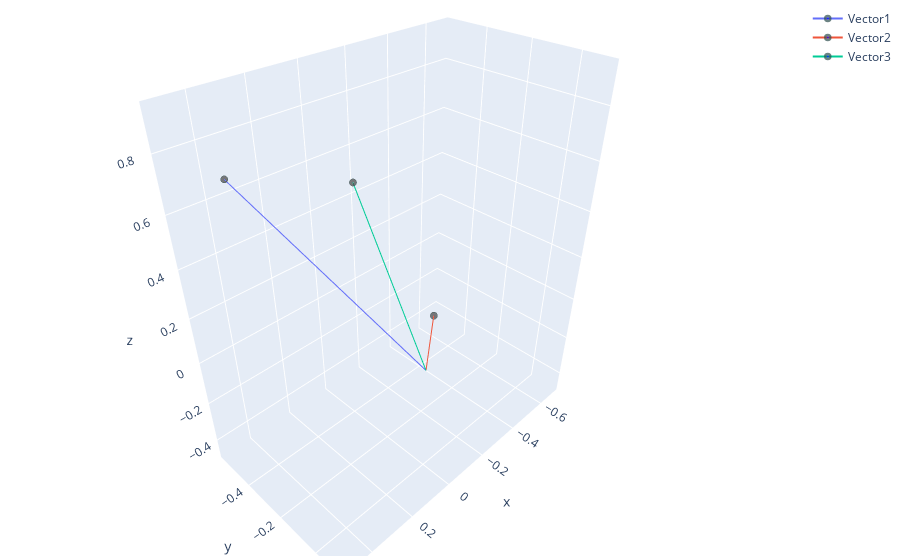

Write notebook code for a chart like this one.
### Code cell
x = [generate_x() for i in range(3)]

vector_plot(x)

### Figure 1 — Plotly figure (JSON) as saved in the notebook; plotly's stock layout.template omitted (floating-point values rounded to 4 significant figures)
{"data": [{"marker": {"color": ["blue"], "line": {"color": "DarkSlateGrey", "width": 5}, "size": [0, 5]}, "name": "Vector1", "type": "scatter3d", "x": [0, 0.5026], "y": [0, -0.2702], "z": [0, 0.8212]}, {"marker": {"color": ["blue"], "line": {"color": "DarkSlateGrey", "width": 5}, "size": [0, 5]}, "name": "Vector2", "type": "scatter3d", "x": [0, -0.6833], "y": [0, -0.5699], "z": [0, -0.4565]}, {"marker": {"color": ["blue"], "line": {"color": "DarkSlateGrey", "width": 5}, "size": [0, 5]}, "name": "Vector3", "type": "scatter3d", "x": [0, 0.3955], "y": [0, 0.1128], "z": [0, 0.9115]}], "layout": {"margin": {"b": 4, "l": 4, "r": 4, "t": 4}, "scene": {"aspectmode": "data"}}}
